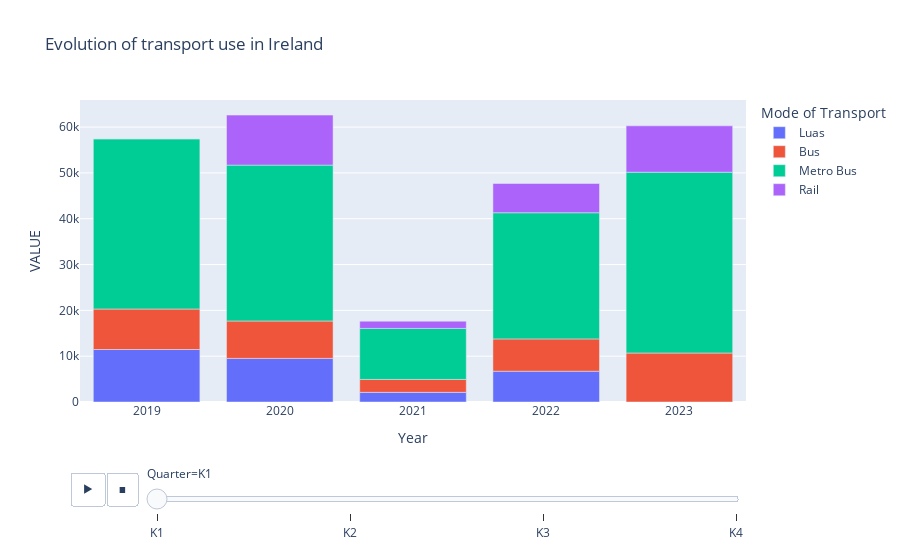

Source (notebook cell):
### Code cell
fig = px.bar(Ireland, x='Year', y='VALUE', color='Mode of Transport', 
             animation_frame='Quarter', 
             title='Evolution of transport use in Ireland')

fig.show()

### Figure 1 — Plotly figure (JSON) as saved in the notebook; plotly's stock layout.template omitted (floating-point values rounded to 4 significant figures)
{"data": [{"alignmentgroup": "True", "hovertemplate": "Mode of Transport=Luas<br>Quarter=K1<br>Year=%{x}<br>VALUE=%{y}<extra></extra>", "legendgroup": "Luas", "marker": {"color": "#636efa", "pattern": {"shape": ""}}, "name": "Luas", "offsetgroup": "Luas", "orientation": "v", "showlegend": true, "textposition": "auto", "type": "bar", "x": [2019, 2020, 2021, 2022], "xaxis": "x", "y": [11455, 9520, 2109, 6719], "yaxis": "y"}, {"alignmentgroup": "True", "hovertemplate": "Mode of Transport=Bus<br>Quarter=K1<br>Year=%{x}<br>VALUE=%{y}<extra></extra>", "legendgroup": "Bus", "marker": {"color": "#EF553B", "pattern": {"shape": ""}}, "name": "Bus", "offsetgroup": "Bus", "orientation": "v", "showlegend": true, "textposition": "auto", "type": "bar", "x": [2019, 2020, 2021, 2022, 2023], "xaxis": "x", "y": [8839, 8161, 2817, 7052, 10694], "yaxis": "y"}, {"alignmentgroup": "True", "hovertemplate": "Mode of Transport=Metro Bus<br>Quarter=K1<br>Year=%{x}<br>VALUE=%{y}<extra></extra>", "legendgroup": "Metro Bus", "marker": {"color": "#00cc96", "pattern": {"shape": ""}}, "name": "Metro Bus", "offsetgroup": "Metro Bus", "orientation": "v", "showlegend": true, "textposition": "auto", "type": "bar", "x": [2019, 2020, 2021, 2022, 2023], "xaxis": "x", "y": [37158, 34017, 11137, 27533, 39462], "yaxis": "y"}, {"alignmentgroup": "True", "hovertemplate": "Mode of Transport=Rail<br>Quarter=K1<br>Year=%{x}<br>VALUE=%{y}<extra></extra>", "legendgroup": "Rail", "marker": {"color": "#ab63fa", "pattern": {"shape": ""}}, "name": "Rail", "offsetgroup": "Rail", "orientation": "v", "showlegend": true, "textposition": "auto", "type": "bar", "x": [2019, 2020, 2021, 2022, 2023], "xaxis": "x", "y": [0, 10917, 1572, 6384, 10114], "yaxis": "y"}], "layout": {"barmode": "relative", "legend": {"title": {"text": "Mode of Transport"}, "tracegroupgap": 0}, "sliders": [{"active": 0, "currentvalue": {"prefix": "Quarter="}, "len": 0.9, "pad": {"b": 10, "t": 60}, "steps": [{"args": [["K1"], {"frame": {"duration": 0, "redraw": true}, "fromcurrent": true, "mode": "immediate", "transition": {"duration": 0, "easing": "linear"}}], "label": "K1", "method": "animate"}, {"args": [["K2"], {"frame": {"duration": 0, "redraw": true}, "fromcurrent": true, "mode": "immediate", "transition": {"duration": 0, "easing": "linear"}}], "label": "K2", "method": "animate"}, {"args": [["K3"], {"frame": {"duration": 0, "redraw": true}, "fromcurrent": true, "mode": "immediate", "transition": {"duration": 0, "easing": "linear"}}], "label": "K3", "method": "animate"}, {"args": [["K4"], {"frame": {"duration": 0, "redraw": true}, "fromcurrent": true, "mode": "immediate", "transition": {"duration": 0, "easing": "linear"}}], "label": "K4", "method": "animate"}], "x": 0.1, "xanchor": "left", "y": 0, "yanchor": "top"}], "title": {"text": "Evolution of transport use in Ireland"}, "updatemenus": [{"buttons": [{"args": [null, {"frame": {"duration": 500, "redraw": true}, "fromcurrent": true, "mode": "immediate", "transition": {"duration": 500, "easing": "linear"}}], "label": "&#9654;", "method": "animate"}, {"args": [[null], {"frame": {"duration": 0, "redraw": true}, "fromcurrent": true, "mode": "immediate", "transition": {"duration": 0, "easing": "linear"}}], "label": "&#9724;", "method": "animate"}], "direction": "left", "pad": {"r": 10, "t": 70}, "showactive": false, "type": "buttons", "x": 0.1, "xanchor": "right", "y": 0, "yanchor": "top"}], "xaxis": {"anchor": "y", "domain": [0, 1], "title": {"text": "Year"}}, "yaxis": {"anchor": "x", "domain": [0, 1], "title": {"text": "VALUE"}}}}
